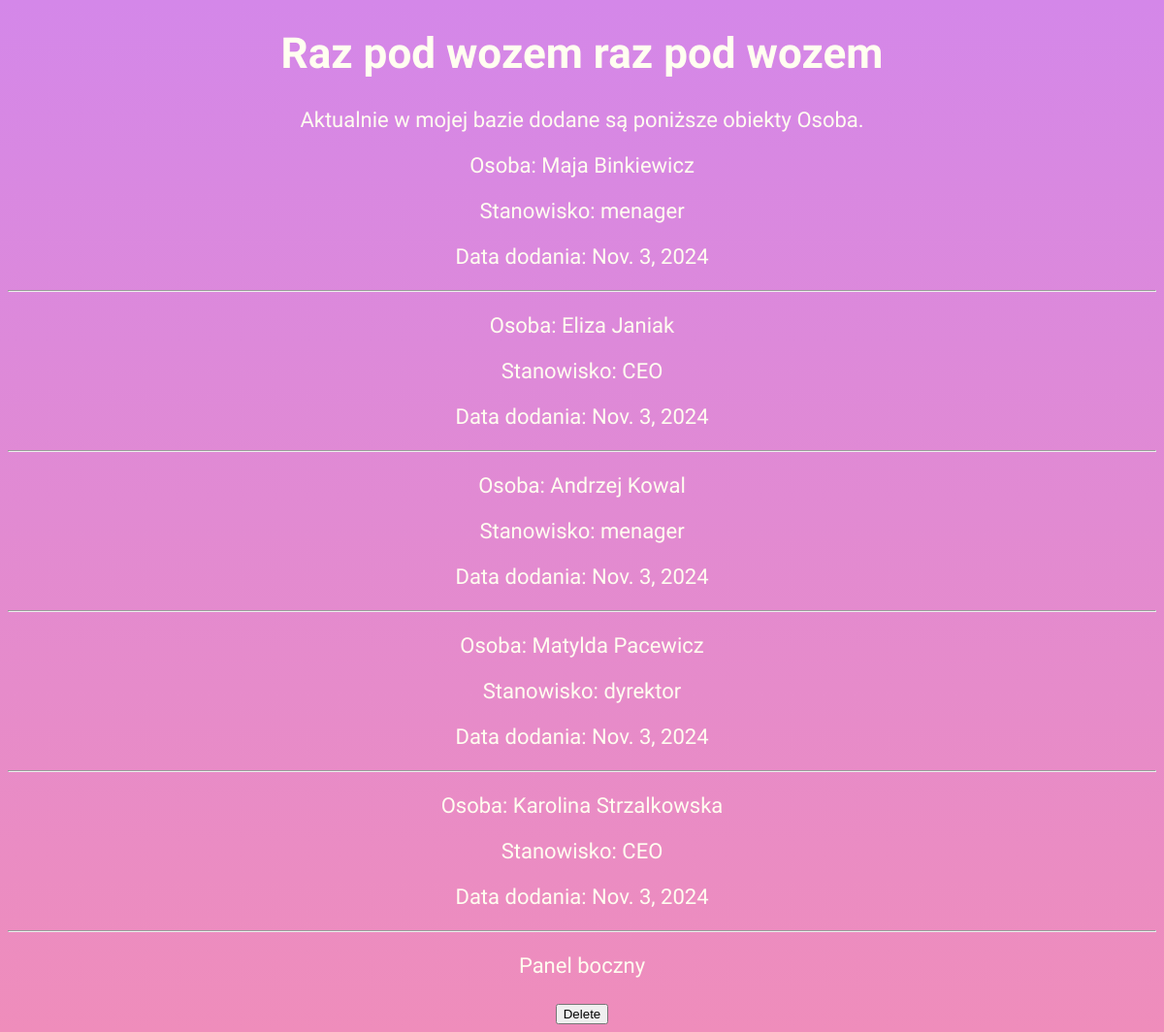
/warsztat_app/osoby_html/ (signed in), run on an earlier commit of the app's database.
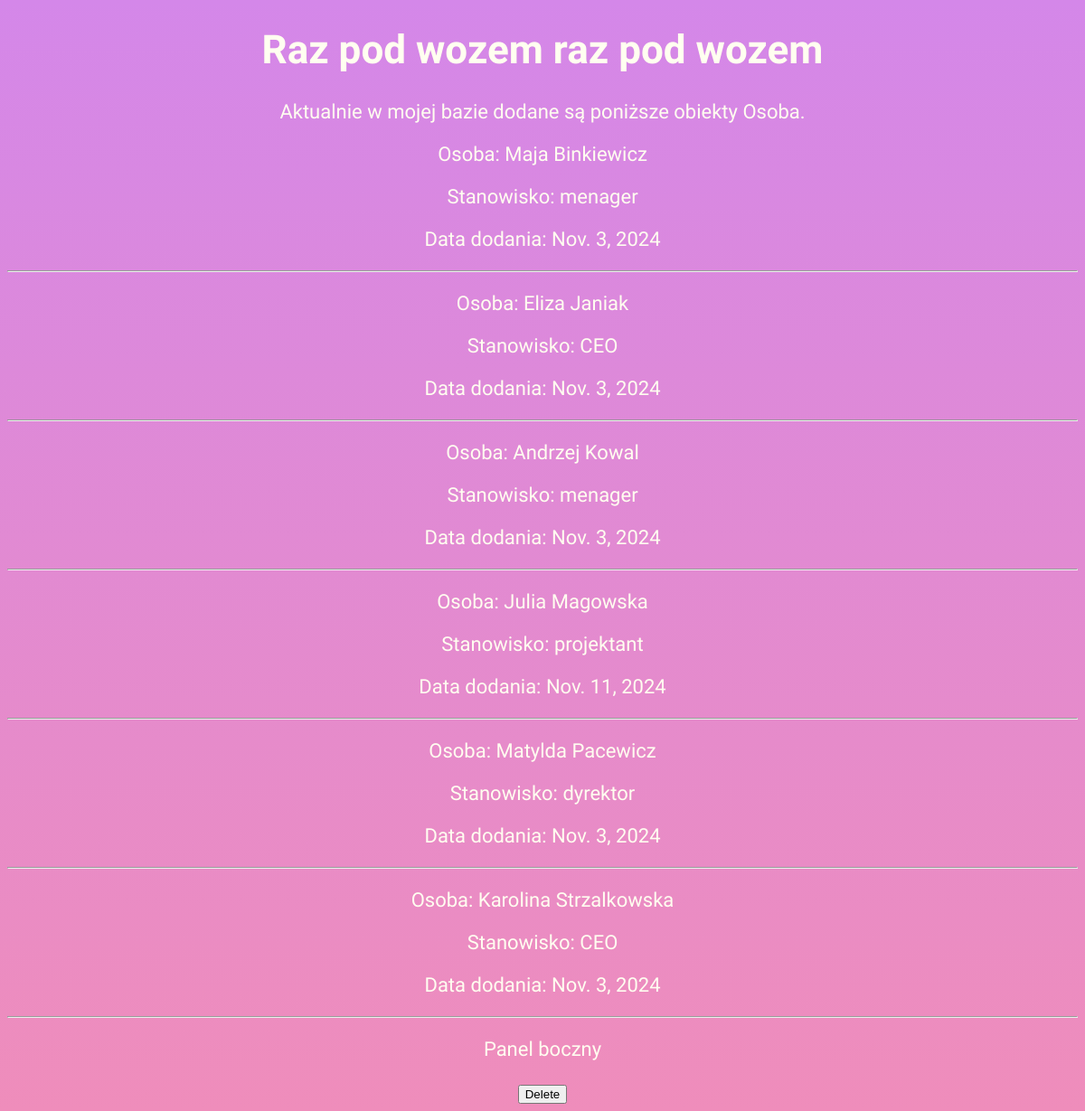
And on a later commit of the database.
### warsztat_app/models.py (models this page shows, shortened)
class Osoba(models.Model):
    imie = models.CharField(max_length = 50)  # pole tekstowe
    nazwisko = models.CharField(max_length = 50)# pole tekstowe
    stanowisko = models.ForeignKey(Stanowisko, on_delete = models.SET_NULL, null=True)
    data_dodania = models.DateField(default = datetime.date.today)
    wlasciciel = models.ForeignKey(User, on_delete=models.CASCADE, null=True, blank=True)
    class Plec(models.IntegerChoices):
        KOBIETA = 1
        MEZCZYZNA = 2
        INNA = 3
    plec = models.IntegerField(choices = Plec.choices)
    class Meta:
        ordering = ["nazwisko"]
        verbose_name_plural = "Osoby"
        permissions = [
            ("view_other_person", "Moze zobaczyc osoby innych włascicieli"),
        ]

class Stanowisko(models.Model):
    nazwa = models.CharField(max_length = 100)
    opis = models.TextField(blank = True)
    def __str__(self):
        return self.nazwa

### warsztat_app/views.py (the view)
# urls.py: path('osoby_html/', views.osoba_list_html, name = 'osoba-list-html'),
@login_required
@permission_required('warsztat_app.view_osoba')
def osoba_list_html(request):
    osoby = Osoba.objects.all()
    return render(request,
                  "warsztat_app/osoba/list.html",
                  {'osoby': osoby})

### warsztat_app/templates/warsztat_app/osoba/list.html (shortened to what this page needs)
{% extends "warsztat_app/base.html" %}
{% block content %}
Aktualnie w mojej bazie dodane są poniższe obiekty Osoba.
{% for osoba in osoby %}
<p>Osoba: {{ osoba.imie }} {{ osoba.nazwisko }}</p>
<p>Stanowisko: {{ osoba.stanowisko }}</p>
<p>Data dodania: {{ osoba.data_dodania }}</p>
<hr>
{% endfor %}
{% endblock %}

What changed in the data, as far as the page shows it:
added Osoba: imie "Julia", nazwisko "Magowska", stanowisko "projektant", data_dodania "Nov. 11, 2024"
